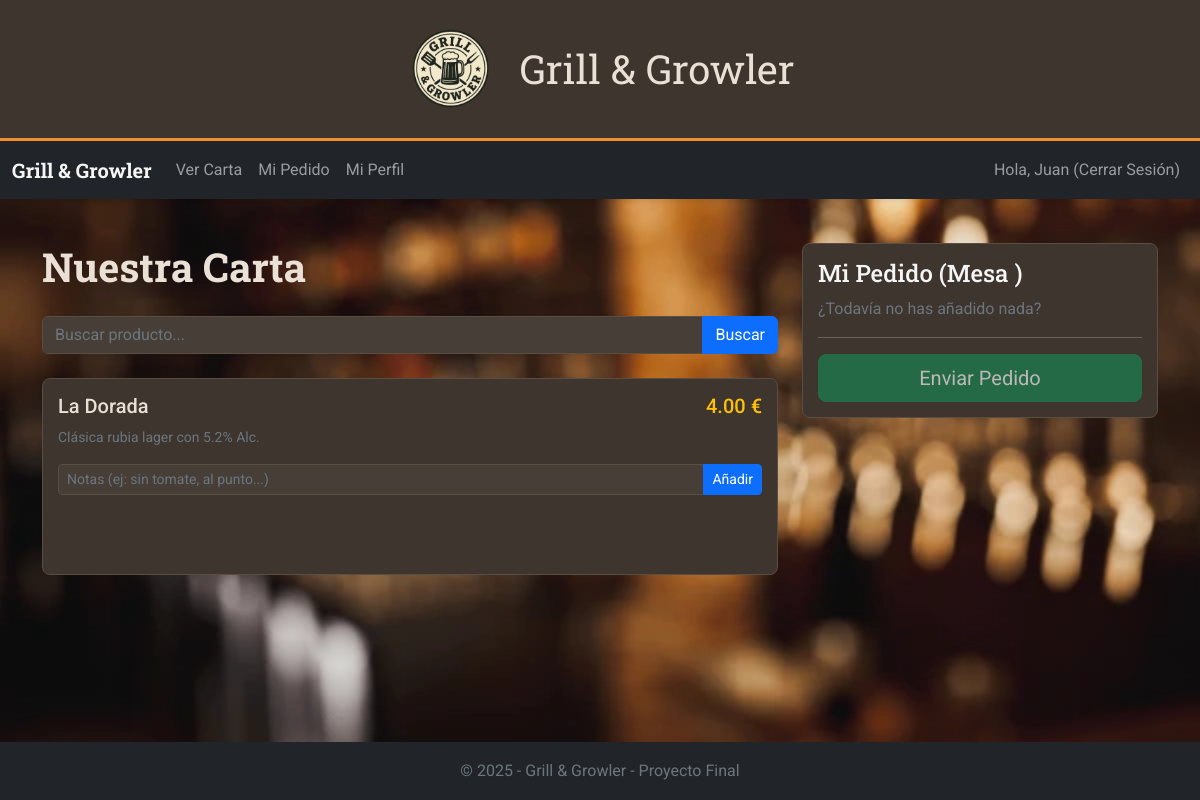
Screenshot of /Bootstrap/cliente/carta.php?buscar=La Dorada (signed in) with the database file from the repository.
### tables this page shows
CREATE TABLE `productos` (
  `idprod` int(11) NOT NULL,
  `nombre` varchar(50) NOT NULL,
  `descripcion` varchar(100) NOT NULL,
  `precio` float NOT NULL,
  `stock` int(11) NOT NULL,
  `estado` tinyint(1) NOT NULL,
  `categoria` int(11) NOT NULL,
  `estado_cat` tinyint(1) NOT NULL COMMENT '0 - activa\r\n1 - bloqueada'
);

### Bootstrap/cliente/carta.php (the view, shortened to what this page needs)
<!DOCTYPE html>
<html lang="es">
<head>
    <link rel="stylesheet" href="../css/bootstrap.min.css">
    <link rel="stylesheet" href="../css/style.css">
</head>
<body class="d-flex flex-column min-vh-100">
    <?php include '../includes/header.php'; ?>
    <?php include 'navbar_cliente.php'; ?>
    <main class="container mt-4 flex-grow-1">
        <div class="row">
            <div class="col-lg-8">
                <h1 class="titulo">Nuestra Carta</h1>
                <form method="GET" class="mb-4">
                    <div class="input-group">
                        <input type="text" name="buscar" class="form-control" placeholder="Buscar producto...">
                        <button class="btn btn-primary" type="submit">Buscar</button>
                    </div>
                </form>
                <?php
                include("../includes/conexion.php");
                if (isset($_GET['buscar']) && $_GET['buscar'] !== "") {
                    $nom = $_GET['buscar'];
                    $consulta_productos = "SELECT * FROM productos WHERE stock>0 AND estado=0 AND nombre LIKE '%$nom%'";
                    $result_productos = mysqli_query($conn, $consulta_productos);
                    echo '<div class="caja mb-4">';
                    echo '<div class="row mb-3 align-items-center">';
                    while ($row = mysqli_fetch_array($result_productos)) {
                        echo '
                                <div class="col-12 mb-0">
                                    <div class="d-flex justify-content-between">
                                        <h4 class="h5 mb-0">' . $row['nombre'] . '</h4>
                                        <span class="h5 text-warning">' . number_format($row['precio'], 2) . ' €</span>
                                    </div>
                                    <p class="text-muted small">' . $row['descripcion'] . '</p>
                                    <form action="pedido_añadir.php" method="POST">
                                        <input type="hidden" name="precio" value="' . $row['precio'] . '">
                                        <input type="hidden" name="idprod" value="' . $row['idprod'] . '">
                                        <input type="hidden" name="nombre" value="' . $row['nombre'] . '">
                                        <div class="input-group mb-5">
                                            <input type="text" name="notas" class="form-control form-control-sm" placeholder="Notas (ej: sin tomate, al punto...)">
                                            <button type="submit" class="btn btn-primary btn-sm">Añadir</button>
                                        </div>
                                    </form>
                                </div>';
                    }
                    echo '</div>';
                    echo '</div>';
                }
                ?>
            </div>
            <div class="col-lg-4">
                <div class="caja sticky-top" style="top: 80px;">
                    <h2 class="h4">Mi Pedido (Mesa <?php echo $_SESSION['mesa_id']; ?>)</h2>
                    <?php
                    if (empty($_SESSION['pedido'])) {
                        echo "<p class='text-muted'> ¿Todavía no has añadido nada? </p>";
                    }
                    ?>
                    <hr>
                    <form action="pedido_enviar.php" method="POST" class="d-grid">
                        <button class="btn btn-success btn-lg" <?php if (empty($_SESSION['pedido'])) echo 'disabled'; ?>>
                            <span>Enviar Pedido</span>
                        </button>
                    </form>
                </div>
            </div>
        </div>
    </main>
    <?php include '../includes/footer.php'; ?>
</body>
</html>

### rows the page displays
productos: nombre "La Dorada", precio "4.00", descripcion "Clásica rubia lager con 5.2% Alc."

### other values shown
$_SESSION['nombre'] "Juan"
